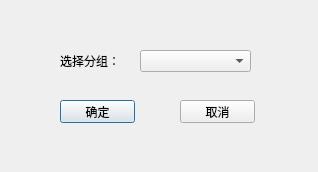
<?xml version="1.0" encoding="UTF-8"?>
<ui version="4.0">
 <class>ChangeGroupDialog</class>
 <widget class="QDialog" name="ChangeGroupDialog">
  <property name="geometry">
   <rect>
    <x>0</x>
    <y>0</y>
    <width>318</width>
    <height>172</height>
   </rect>
  </property>
  <property name="windowTitle">
   <string>Dialog</string>
  </property>
  <widget class="QLabel" name="label">
   <property name="geometry">
    <rect>
     <x>60</x>
     <y>50</y>
     <width>61</width>
     <height>21</height>
    </rect>
   </property>
   <property name="text">
    <string>选择分组：</string>
   </property>
  </widget>
  <widget class="QComboBox" name="groupBox">
   <property name="geometry">
    <rect>
     <x>140</x>
     <y>50</y>
     <width>111</width>
     <height>22</height>
    </rect>
   </property>
  </widget>
  <widget class="QPushButton" name="yesBtn">
   <property name="geometry">
    <rect>
     <x>60</x>
     <y>100</y>
     <width>75</width>
     <height>23</height>
    </rect>
   </property>
   <property name="text">
    <string>确定</string>
   </property>
  </widget>
  <widget class="QPushButton" name="noBtn">
   <property name="geometry">
    <rect>
     <x>180</x>
     <y>100</y>
     <width>75</width>
     <height>23</height>
    </rect>
   </property>
   <property name="text">
    <string>取消</string>
   </property>
  </widget>
 </widget>
 <resources/>
 <connections>
  <connection>
   <sender>noBtn</sender>
   <signal>clicked()</signal>
   <receiver>ChangeGroupDialog</receiver>
   <slot>reject()</slot>
   <hints>
    <hint type="sourcelabel">
     <x>216</x>
     <y>115</y>
    </hint>
    <hint type="destinationlabel">
     <x>218</x>
     <y>139</y>
    </hint>
   </hints>
  </connection>
 </connections>
</ui>
